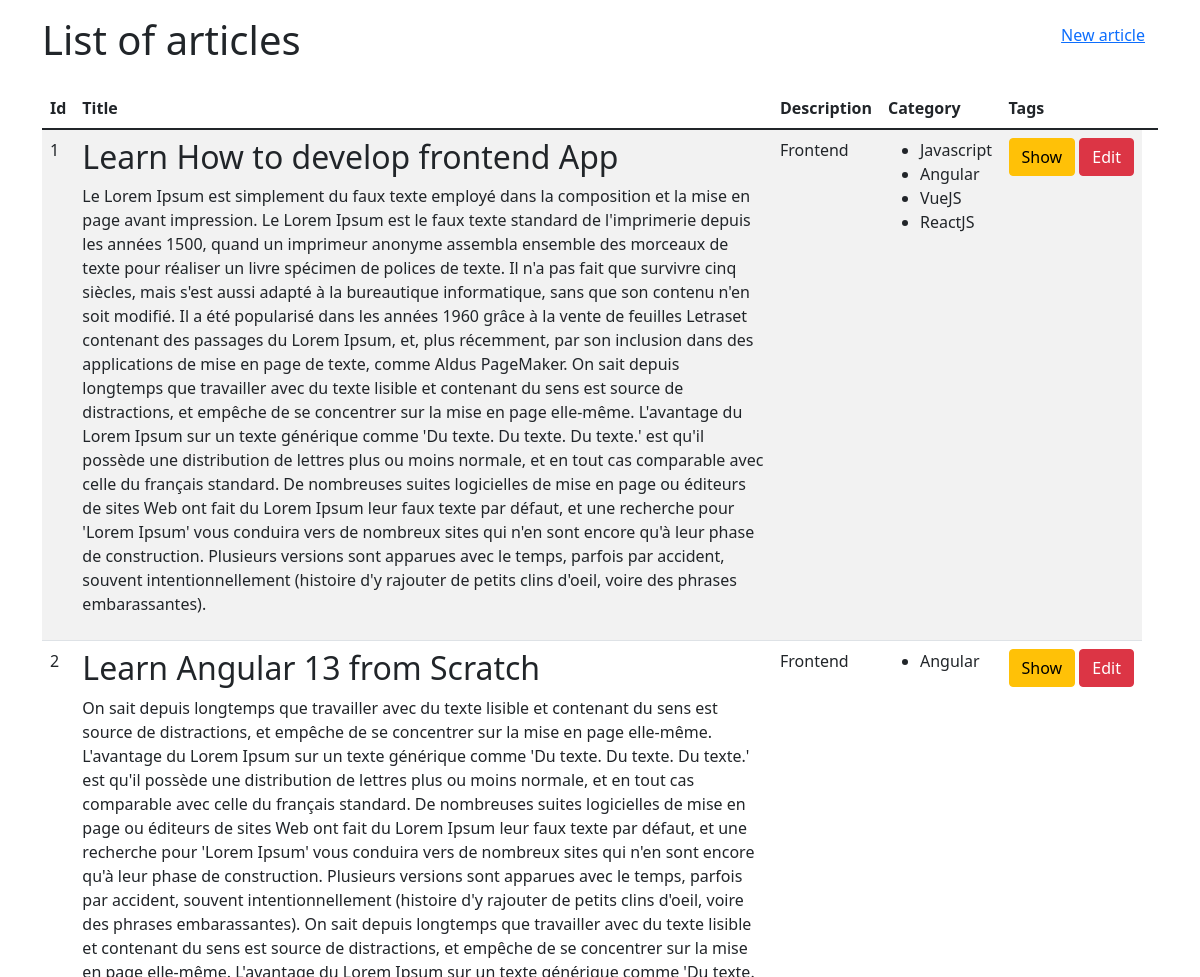
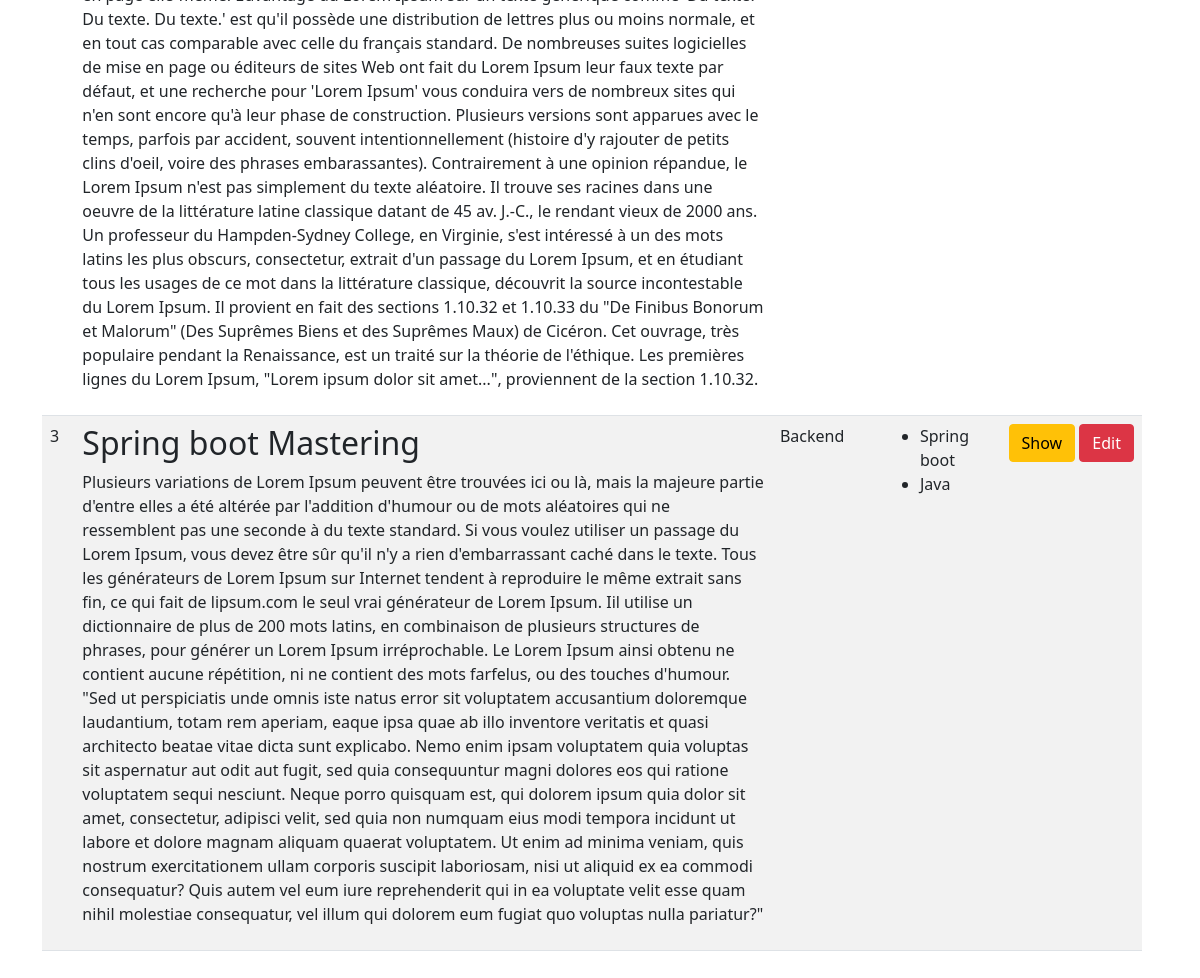
The app's page /articles/ with its own data (2 pictures, top to bottom).
### blog/models.py (models this page shows, shortened)
class Article(models.Model):
    title = CharField(max_length=120)
    description = TextField(null=True)
    published = IntegerField(null=True, choices=PUBLISHED)
    category = ForeignKey("Category", null=True, on_delete=models.SET_NULL)
    tags = ManyToManyField("Tag")
    created = DateTimeField(auto_now_add=True)
    updated = DateTimeField(auto_now=True)

class Category(models.Model):
    published = IntegerField(max_length=1, null=True, default=0, choices=PUBLISHED)
    name = CharField(max_length=50)
    created = DateTimeField(auto_now_add=True)
    updated = DateTimeField(auto_now=True)

class Tag(models.Model):
    name = CharField(max_length=50)
    created = DateTimeField(auto_now_add=True)
    updated = DateTimeField(auto_now=True)

### blog/views.py (the view)
# urls.py: path("", views.index, name="list_of_articles"),
def index(request):
    articles = Article.objects.all()
    return render(request, "blog/index.html", {"articles": articles})

### blog/templates/blog/index.html
{% extends 'base.html' %} {% block content %}
<div class="container">
  <div class="row mt-3">
    <div class="col-md-6">
      <h1>List of articles</h1>
    </div>
    <div class="col-md-6 text-end">
      <a href="{% url 'create_article' %}" class="btn btn-link">New article</a>
    </div>
  </div>
  <div class="row my-3">
    <div class="col-md-12">
      <table class="table table-striped">
        <thead>
          <tr>
            <th>Id</th>
            <th>Title</th>
            <th>Description</th>
            <th>Category</th>
            <th>Tags</th>
            <th></th>
          </tr>
        </thead>
        <tbody>
          {% for article in articles %}
          <tr>
            <td>{{ article.id }}</td>
            <td>
              <h2>{{ article.title }}</h2>
              <p>{{ article.description }}</p>
            </td>
            <td>{{ article.category.name }}</td>
            <td>
              <ul>
                {% for tag in article.tags.all %}
                <li>{{ tag.name }}</li>
                {% endfor %}
              </ul>
            </td>
            <td class="text-end" nowrap>
              <a
                href="{% url 'show_article' article.id %}"
                class="btn btn-warning"
                >Show</a
              >
              <a href="{% url 'edit_article' article.id %}" class="btn btn-danger">Edit</a>
            </td>
          </tr>
          {% endfor %}
        </tbody>
      </table>
    </div>
  </div>
</div>
{% endblock %}

### bright_coding/layouts/base.html (shortened to what this page needs)
{% load static %}
<!DOCTYPE html>
<html lang="en">
<head>
    <link rel="stylesheet" href="{% static 'css/bootstrap.min.css' %}">
</head>
<body>
    {% block content %}{% endblock %}
</body>
</html>

### records on screen
Article: id "1", title "Learn How to develop frontend App", description "Le Lorem Ipsum est simplement du faux texte employé dans la composition et la mise en page avant impression. Le Lorem Ipsum est le faux texte standard de l'imprimerie depuis les années 1500, quand un imprimeur anonyme assembla ensemble des morceaux de texte pour réaliser un livre spécimen de polices de texte. Il n'a pas fait que survivre cinq siècles, mais s'est aussi adapté à la bureautique informatique, sans que son contenu n'en soit modifié. Il a été popularisé dans les années 1960 grâce à la vente de feuilles Letraset contenant des passages du Lorem Ipsum, et, plus récemment, par son inclusion dans des applications de mise en page de texte, comme Aldus PageMaker. On sait depuis…", category.name "Frontend"
Tag: name "Javascript"
Tag: name "Angular"
Tag: name "VueJS"
Tag: name "ReactJS"
Article: id "2", title "Learn Angular 13 from Scratch", description "On sait depuis longtemps que travailler avec du texte lisible et contenant du sens est source de distractions, et empêche de se concentrer sur la mise en page elle-même. L'avantage du Lorem Ipsum sur un texte générique comme 'Du texte. Du texte. Du texte.' est qu'il possède une distribution de lettres plus ou moins normale, et en tout cas comparable avec celle du français standard. De nombreuses suites logicielles de mise en page ou éditeurs de sites Web ont fait du Lorem Ipsum leur faux texte par défaut, et une recherche pour 'Lorem Ipsum' vous conduira vers de nombreux sites qui n'en sont encore qu'à leur phase de construction. Plusieurs versions sont apparues avec le temps, parfois par…", category.name "Frontend"
Article: id "3", title "Spring boot Mastering", description "Plusieurs variations de Lorem Ipsum peuvent être trouvées ici ou là, mais la majeure partie d'entre elles a été altérée par l'addition d'humour ou de mots aléatoires qui ne ressemblent pas une seconde à du texte standard. Si vous voulez utiliser un passage du Lorem Ipsum, vous devez être sûr qu'il n'y a rien d'embarrassant caché dans le texte. Tous les générateurs de Lorem Ipsum sur Internet tendent à reproduire le même extrait sans fin, ce qui fait de lipsum.com le seul vrai générateur de Lorem Ipsum. Iil utilise un dictionnaire de plus de 200 mots latins, en combinaison de plusieurs structures de phrases, pour générer un Lorem Ipsum irréprochable. Le Lorem Ipsum ainsi obtenu ne contient…", category.name "Backend"
Tag: name "Spring boot"
Tag: name "Java"
